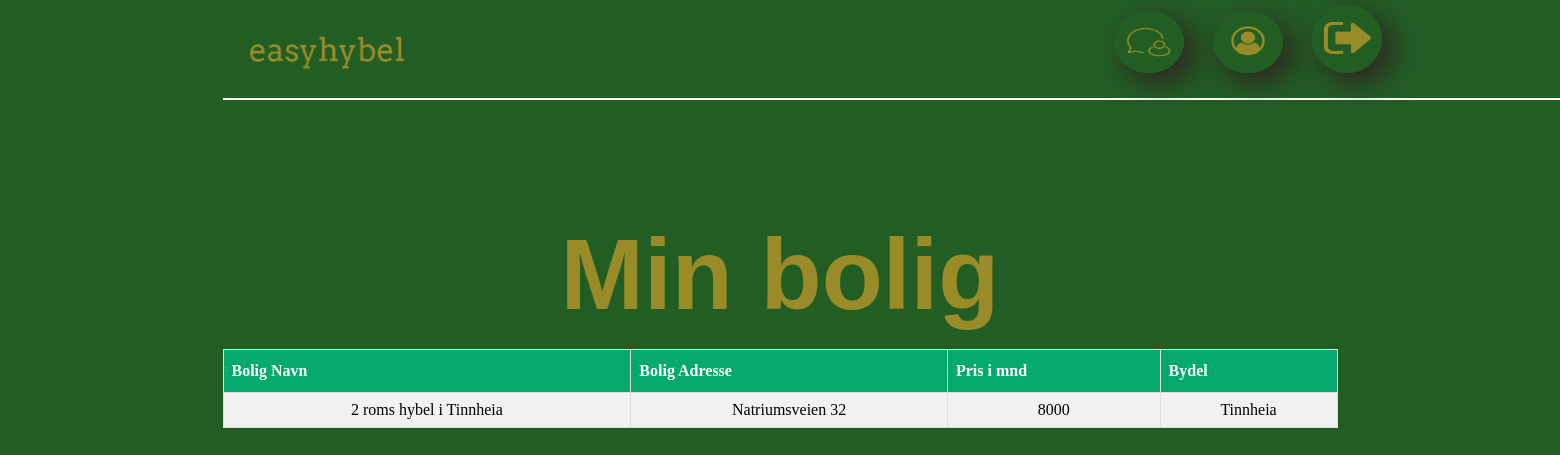
Page /www/views/omBolish.php (signed in) on the committed database.
### tables this page shows
CREATE TABLE Bolig
        (
            Bolig_ID                SMALLINT UNIQUE AUTO_INCREMENT,
            Bolig_Navn              VARCHAR(100)     NOT NULL,
            Bolig_Adresse           VARCHAR(100)     NOT NULL,
            Byen                    VARCHAR(100)     NOT NULL,
            Bydel                   VARCHAR(100)     NOT NULL,
            Annonse_ID              SMALLINT,         
            Pris                    INTEGER,
            Medlem_ID               SMALLINT,
            CONSTRAINT PRIMARY KEY (Bolig_ID),
            CONSTRAINT FOREIGN KEY (Annonse_ID) REFERENCES Annonse(Annonse_ID) ON DELETE CASCADE,
            CONSTRAINT FOREIGN KEY (Medlem_ID) REFERENCES Medlem(Medlem_ID) ON DELETE CASCADE
        );

### www/views/omBolish.php (the view, shortened to what this page needs)
<?php
include "header.php";
include "../main/omBolig.php";
?>
<html>
    <head>
    </head>
    <body>
        <h1>Min bolig</h1>
            <table border='1'>
        <tr>
            <th>Bolig Navn</th>
            <th>Bolig Adresse</th>
            <th>Pris i mnd</th>
            <th>Bydel</th>
        </tr>
        <tr>
            <td><?php echo $annonse['Bolig_Navn']; ?></td>
            <td><?php echo $annonse['Bolig_Adresse'];?></td>
            <td><?php echo $annonse['Pris'];?></td>
            <td><?php echo $annonse ['Bydel'];?></td>
        </tr>
            </table>
    </body>
</html>

### www/views/header.php (style rules this page uses)
body { background-color: #225E24; text-align: center; margin: auto; max-width: 1115px; }
h1 { position: relative; font-size: 100px; top: 50px; color: #998C28; text-align: center; font-family: Arial-BoldMT, Arial, Arial; }
table { border-collapse: collapse; width: 100%; }
table td, table th { border: 1px solid #ddd; padding: 8px; }
table tr:nth-child(even) { background-color: #f2f2f2; }
table th { padding-top: 12px; padding-bottom: 12px; text-align: left; background-color: #04AA6D; color: white; }

### rows in the picture
bolig: Bolig_Navn "2 roms hybel i Tinnheia", Bolig_Adresse "Natriumsveien 32", Pris "8000", Bydel "Tinnheia"
